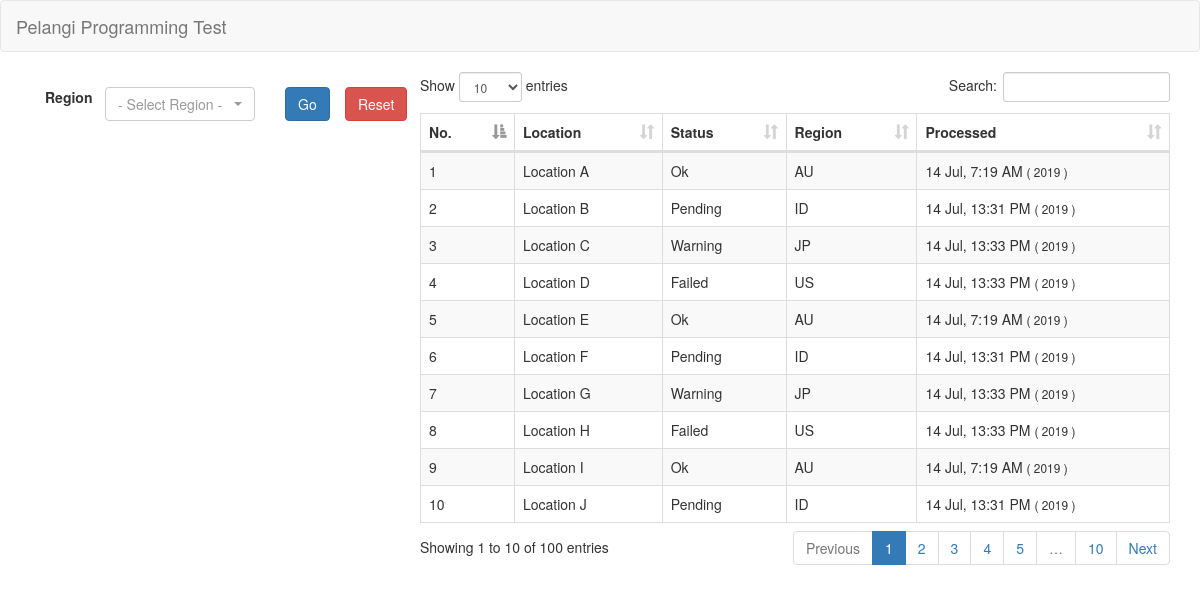
The page / on the database its author committed.
### tables this page shows
CREATE TABLE `graph` (
  `id_graph` int(11) NOT NULL,
  `location` varchar(100) NOT NULL,
  `status` varchar(10) NOT NULL,
  `region` varchar(5) NOT NULL,
  `processed` datetime NOT NULL
);

### index.php (the view, shortened to what this page needs)
<?php
				$server 	= 'localhost';
				$username 	= 'root';
						$pass		= '';
				$database 	= 'db_pelangi';
	$connect = new PDO("mysql:host=$server;dbname=$database", $username, $pass);
?>
<!DOCTYPE html>
<html lang="en">
	<head>
		<link rel="stylesheet" href="assets/bootstrap/css/bootstrap.min.css">
		<link rel="stylesheet" href="assets/dist/css/bootstrap-select.min.css">
		<link rel="stylesheet" href="assets/plugins/datatables/dataTables.bootstrap.css">
	</head>
	<body>
		<nav class="navbar navbar-default" >
			<div class="container-fluid">
				<div class="navbar-header">
					<a class="navbar-brand" href="#">
						Pelangi Programming Test
					</a>
				</div>
			</div>
		</nav>
		<div class="container">
			<div class="row">
				<div class="col-md-4">
					<form method="post">
						<div class="form-group">
							<label class="control-label col-md-2" >Region </label>
							<div class="col-md-6">
								<select class="form-control selectpicker" data-live-search="true" name="region">
									<option value="">- Select Region -</option>
									<?php
									$query = $connect->query("SELECT * from graph GROUP by region");
									?>
								</select>
							</div>
						</div>
						<div class="col-md-2">
							<input type="submit" name="search" value="Go" class="btn btn-primary">
						</div>
						<div class="col-md-2">
							<a href="index.php" class="btn btn-danger">Reset</a>
						</div>
					</form>
					<div id = "cons" style = "width: 350px; height: 350px;"></div>
				</div>
				<div class="col-md-8">
					<table id="example" class="table table-striped table-bordered">
						<thead>
							<tr>
								<th>No.</th>
								<th>Location</th>
								<th>Status</th>
								<th>Region</th>
								<th>Processed</th>
							</tr>
						</thead>
						<tbody>
							<?php
							$no=1;
							if (isset($_POST['search'])) {
								$region = $_POST['region'];
								$query = $connect->query("SELECT * from graph where region = '$region'");
							}else{
								$query = $connect->query("SELECT * from graph");
							}
							while ($data = $query->fetch(PDO::FETCH_OBJ)) {
								$date_data = $data->processed;
								$date = date("j M, G:i A", strtotime($date_data));
								$year = date('Y', strtotime($date_data));
							?>
							<tr>
								<td><?php echo $no++; ?></td>
								<td><?php echo $data->location; ?></td>
								<td><?php echo $data->status; ?></td>
								<td><?php echo $data->region; ?></td>
								<td><?php echo $date; ?> <small>( <?php echo $year; ?> )</small></td>
							</tr>
							<?php } ?>
						</tbody>
					</table>
				</div>
			</div>
		</div>
	</body>
</html>

### rows shown on the page
graph: location "Location A", status "Ok", region "AU", processed "14 Jul, 7:19 AM", processed "2019"
graph: location "Location B", status "Pending", region "ID", processed "14 Jul, 13:31 PM", processed "2019"
graph: location "Location C", status "Warning", region "JP", processed "14 Jul, 13:33 PM", processed "2019"
graph: location "Location D", status "Failed", region "US", processed "14 Jul, 13:33 PM", processed "2019"
graph: location "Location E", status "Ok", region "AU", processed "14 Jul, 7:19 AM", processed "2019"
graph: location "Location F", status "Pending", region "ID", processed "14 Jul, 13:31 PM", processed "2019"
graph: location "Location G", status "Warning", region "JP", processed "14 Jul, 13:33 PM", processed "2019"
graph: location "Location H", status "Failed", region "US", processed "14 Jul, 13:33 PM", processed "2019"
graph: location "Location I", status "Ok", region "AU", processed "14 Jul, 7:19 AM", processed "2019"
graph: location "Location J", status "Pending", region "ID", processed "14 Jul, 13:31 PM", processed "2019"
